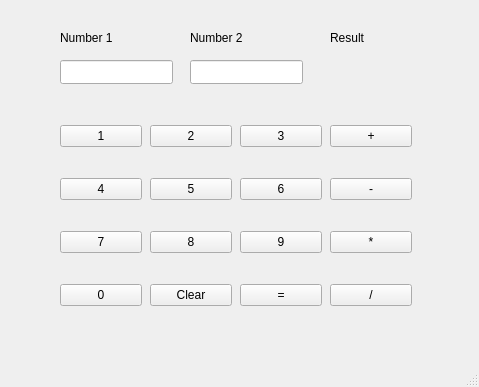
<?xml version="1.0" encoding="UTF-8"?>
<ui version="4.0">
 <class>MainWindow</class>
 <widget class="QMainWindow" name="MainWindow">
  <property name="geometry">
   <rect>
    <x>0</x>
    <y>0</y>
    <width>479</width>
    <height>387</height>
   </rect>
  </property>
  <property name="windowTitle">
   <string>Calculator</string>
  </property>
  <property name="tabShape">
   <enum>QTabWidget::TabShape::Triangular</enum>
  </property>
  <widget class="QWidget" name="centralwidget">
   <widget class="QWidget" name="verticalLayoutWidget">
    <property name="geometry">
     <rect>
      <x>60</x>
      <y>100</y>
      <width>82</width>
      <height>231</height>
     </rect>
    </property>
    <layout class="QVBoxLayout" name="verticalLayout">
     <item>
      <widget class="QPushButton" name="N1">
       <property name="focusPolicy">
        <enum>Qt::FocusPolicy::NoFocus</enum>
       </property>
       <property name="text">
        <string>1</string>
       </property>
       <property name="iconSize">
        <size>
         <width>16</width>
         <height>16</height>
        </size>
       </property>
      </widget>
     </item>
     <item>
      <widget class="QPushButton" name="N4">
       <property name="focusPolicy">
        <enum>Qt::FocusPolicy::NoFocus</enum>
       </property>
       <property name="text">
        <string>4</string>
       </property>
      </widget>
     </item>
     <item>
      <widget class="QPushButton" name="N7">
       <property name="focusPolicy">
        <enum>Qt::FocusPolicy::NoFocus</enum>
       </property>
       <property name="text">
        <string>7</string>
       </property>
      </widget>
     </item>
     <item>
      <widget class="QPushButton" name="N0">
       <property name="focusPolicy">
        <enum>Qt::FocusPolicy::NoFocus</enum>
       </property>
       <property name="text">
        <string>0</string>
       </property>
      </widget>
     </item>
    </layout>
   </widget>
   <widget class="QWidget" name="verticalLayoutWidget_2">
    <property name="geometry">
     <rect>
      <x>150</x>
      <y>100</y>
      <width>82</width>
      <height>231</height>
     </rect>
    </property>
    <layout class="QVBoxLayout" name="verticalLayout_2">
     <item>
      <widget class="QPushButton" name="N2">
       <property name="focusPolicy">
        <enum>Qt::FocusPolicy::NoFocus</enum>
       </property>
       <property name="text">
        <string>2</string>
       </property>
       <property name="iconSize">
        <size>
         <width>16</width>
         <height>16</height>
        </size>
       </property>
      </widget>
     </item>
     <item>
      <widget class="QPushButton" name="N5">
       <property name="focusPolicy">
        <enum>Qt::FocusPolicy::NoFocus</enum>
       </property>
       <property name="text">
        <string>5</string>
       </property>
      </widget>
     </item>
     <item>
      <widget class="QPushButton" name="N8">
       <property name="focusPolicy">
        <enum>Qt::FocusPolicy::NoFocus</enum>
       </property>
       <property name="text">
        <string>8</string>
       </property>
      </widget>
     </item>
     <item>
      <widget class="QPushButton" name="Clear">
       <property name="text">
        <string>Clear</string>
       </property>
      </widget>
     </item>
    </layout>
   </widget>
   <widget class="QWidget" name="verticalLayoutWidget_3">
    <property name="geometry">
     <rect>
      <x>240</x>
      <y>100</y>
      <width>82</width>
      <height>231</height>
     </rect>
    </property>
    <layout class="QVBoxLayout" name="verticalLayout_3">
     <item>
      <widget class="QPushButton" name="N3">
       <property name="focusPolicy">
        <enum>Qt::FocusPolicy::NoFocus</enum>
       </property>
       <property name="text">
        <string>3</string>
       </property>
       <property name="iconSize">
        <size>
         <width>16</width>
         <height>16</height>
        </size>
       </property>
      </widget>
     </item>
     <item>
      <widget class="QPushButton" name="N6">
       <property name="focusPolicy">
        <enum>Qt::FocusPolicy::NoFocus</enum>
       </property>
       <property name="text">
        <string>6</string>
       </property>
      </widget>
     </item>
     <item>
      <widget class="QPushButton" name="N9">
       <property name="focusPolicy">
        <enum>Qt::FocusPolicy::NoFocus</enum>
       </property>
       <property name="text">
        <string>9</string>
       </property>
      </widget>
     </item>
     <item>
      <widget class="QPushButton" name="Total">
       <property name="text">
        <string>=</string>
       </property>
      </widget>
     </item>
    </layout>
   </widget>
   <widget class="QWidget" name="verticalLayoutWidget_4">
    <property name="geometry">
     <rect>
      <x>330</x>
      <y>100</y>
      <width>82</width>
      <height>231</height>
     </rect>
    </property>
    <layout class="QVBoxLayout" name="verticalLayout_4">
     <item>
      <widget class="QPushButton" name="Add">
       <property name="text">
        <string>+</string>
       </property>
       <property name="iconSize">
        <size>
         <width>16</width>
         <height>16</height>
        </size>
       </property>
      </widget>
     </item>
     <item>
      <widget class="QPushButton" name="Extract">
       <property name="text">
        <string>-</string>
       </property>
      </widget>
     </item>
     <item>
      <widget class="QPushButton" name="Multiply">
       <property name="text">
        <string>*</string>
       </property>
      </widget>
     </item>
     <item>
      <widget class="QPushButton" name="Divide">
       <property name="text">
        <string>/</string>
       </property>
      </widget>
     </item>
    </layout>
   </widget>
   <widget class="QLabel" name="TotalLabel">
    <property name="geometry">
     <rect>
      <x>330</x>
      <y>50</y>
      <width>141</width>
      <height>41</height>
     </rect>
    </property>
    <property name="text">
     <string/>
    </property>
   </widget>
   <widget class="QLineEdit" name="lineEdit">
    <property name="geometry">
     <rect>
      <x>60</x>
      <y>60</y>
      <width>113</width>
      <height>24</height>
     </rect>
    </property>
   </widget>
   <widget class="QLineEdit" name="lineEdit2">
    <property name="geometry">
     <rect>
      <x>190</x>
      <y>60</y>
      <width>113</width>
      <height>24</height>
     </rect>
    </property>
   </widget>
   <widget class="QLabel" name="label">
    <property name="geometry">
     <rect>
      <x>60</x>
      <y>30</y>
      <width>61</width>
      <height>16</height>
     </rect>
    </property>
    <property name="text">
     <string>Number 1</string>
    </property>
   </widget>
   <widget class="QLabel" name="label_2">
    <property name="geometry">
     <rect>
      <x>190</x>
      <y>30</y>
      <width>71</width>
      <height>16</height>
     </rect>
    </property>
    <property name="text">
     <string>Number 2</string>
    </property>
   </widget>
   <widget class="QLabel" name="label_3">
    <property name="geometry">
     <rect>
      <x>330</x>
      <y>30</y>
      <width>49</width>
      <height>16</height>
     </rect>
    </property>
    <property name="text">
     <string>Result</string>
    </property>
   </widget>
  </widget>
  <widget class="QMenuBar" name="menubar">
   <property name="geometry">
    <rect>
     <x>0</x>
     <y>0</y>
     <width>479</width>
     <height>21</height>
    </rect>
   </property>
  </widget>
  <widget class="QStatusBar" name="statusbar"/>
 </widget>
 <resources/>
 <connections/>
</ui>
